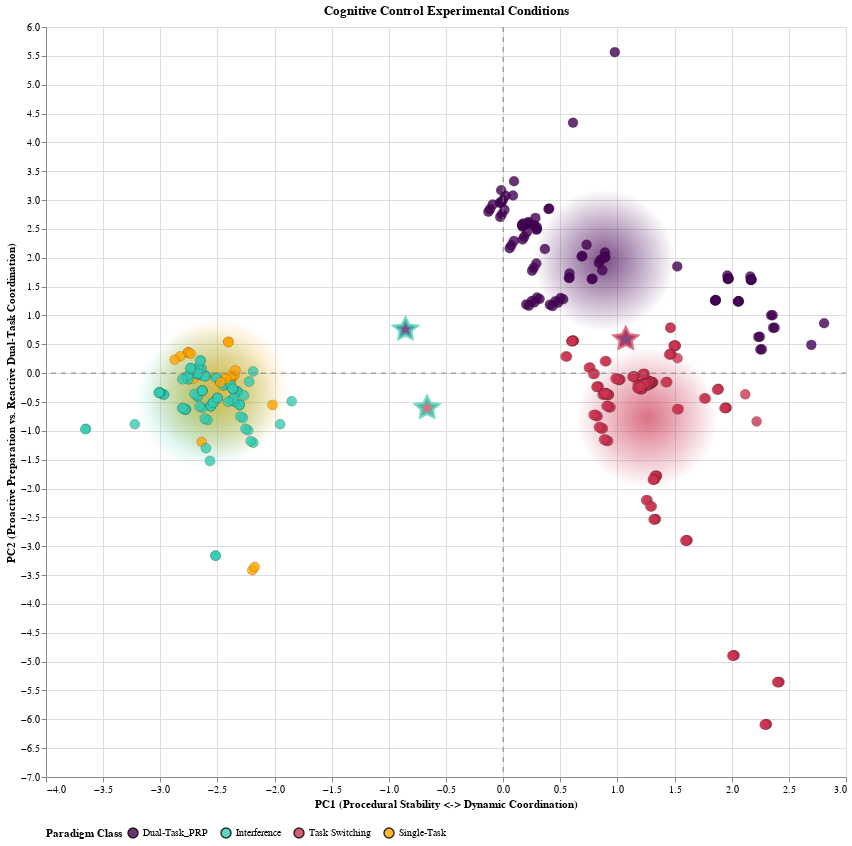

Notebook code for this chart:
### Markdown cell above
### Plot Experimental Conditions

### Code cell
# --- 5. Define Tooltip Columns ---
tooltip_cols = [
    alt.Tooltip('Experiment:N', title='Experiment'),
    alt.Tooltip('Paradigm:N', title='Paradigm Class'),
    alt.Tooltip('Task 2 Response Probability:Q', title='T2 Response Probability', format='.2f'),
    alt.Tooltip('Inter-task SOA:N', title='Inter-task SOA'),
    alt.Tooltip('Distractor SOA:N', title='Distractor SOA'),
    alt.Tooltip('Task 1 CSI:Q', title='T1 CSI', format='.0f'),
    alt.Tooltip('Task 2 CSI:Q', title='T2 CSI', format='.0f'),
    alt.Tooltip('RSI:Q', title='RSI', format='.0f'),
    alt.Tooltip('RSI is Predictable:N', title='RSI Predictable'),
    alt.Tooltip('Switch Rate:Q', title='Switch Rate (%)', format='.1f'),
    alt.Tooltip('Trial Transition Type:N', title='Transition Type'),
    alt.Tooltip('Stimulus Bivalence & Congruency:N', title='Stimulus Bivalence & Congruency'),
    alt.Tooltip('Response Set Overlap:N', title='Response Set Overlap'),
    alt.Tooltip('Task 1 Stimulus-Response Mapping:N', title='T1 Stimulus-Response Mapping'),
    alt.Tooltip('Task 2 Stimulus-Response Mapping:N', title='T2 Stimulus-Response Mapping'),
    alt.Tooltip('Task 1 Difficulty:Q', title='T1 Difficulty', format='.1f'),
    alt.Tooltip('Task 2 Difficulty:Q', title='T2 Difficulty', format='.1f'),
    alt.Tooltip('Task 2 CSI is NA:N', title='T2 CSI is N/A'),
    alt.Tooltip('Task 2 Difficulty is NA:N', title='T2 Difficulty is N/A'),
    alt.Tooltip('Inter-task SOA is NA:N', title='Inter-task SOA is N/A'),
    alt.Tooltip('Distractor SOA is NA:N', title='Distractor SOA is N/A')
]
# --- 1. Combine data and calculate centroids ---
plot_df = pd.concat([
    df_processed.reset_index(drop=True),
    pca_df.reset_index(drop=True)
], axis=1)
plot_df['Point Type'] = 'Empirical Data'

centroids_df = au.find_centroids(plot_df[[c for c in plot_df.columns if c.startswith("PC")] + ["Paradigm"]], paradigm_col='Paradigm')
centroids_df = pd.DataFrame.from_dict(centroids_df, orient='index').reset_index()
centroids_df = centroids_df.rename(columns={'index': 'Paradigm'})
centroids_df['Point Type'] = 'Centroid'

# --- 2. Generate interpolated points using the new utility function ---
interpolation_pairs = [
    ('Dual-Task_PRP', 'Task Switching'),
    ('Dual-Task_PRP', 'Interference'),
    ('Task Switching', 'Interference')
]

model_artifacts_pca = {'type': 'pca', 'pipeline': pipeline}

interpolated_df = au.generate_interpolated_points(
    latent_space_df=plot_df,
    model_artifacts=model_artifacts_pca,
    interpolation_pairs=interpolation_pairs
)

# --- 3. Combine all dataframes for plotting ---
final_plot_df = pd.concat([plot_df, centroids_df, interpolated_df], ignore_index=True)
final_plot_df['Parent1'] = final_plot_df['Parent1'].fillna('N/A')
final_plot_df['Parent2'] = final_plot_df['Parent2'].fillna('N/A')
final_plot_df = plot.add_na_mask_from_flag(final_plot_df)

# Now, call the plotting function from plot.py
# (Assuming you have also moved the plotting logic there)
pca_chart = plot.create_latent_space_plot(final_plot_df, "PC1", "PC2", "PC1 (Procedural Stability <-> Dynamic Coordination)",
                                          "PC2 (Proactive Preparation vs. Reactive Dual-Task Coordination)",
                                          "Cognitive Control Experimental Conditions", tooltip_cols,
                                          has_interpolation=True, output_filename="pca_plot.pdf")
pca_chart

### Figure 1 — Vega-Lite specification as saved in the notebook (floating-point values rounded to 4 significant figures; data arrays with more than 128 entries replaced by an {"elided": "..."} marker saying what was removed)
{"config": {"view": {"continuousWidth": 300, "continuousHeight": 300}}, "layer": [{"data": {"name": "data-b9bc3c17949b56650d0ade541ff4cc27"}, "mark": {"type": "circle", "size": 20000}, "encoding": {"color": {"value": {"gradient": "radial", "stops": [{"color": "#440154", "offset": 0}, {"color": "rgba(68, 1, 84, 0)", "offset": 1}]}}, "x": {"field": "PC1", "type": "quantitative"}, "y": {"field": "PC2", "type": "quantitative"}}, "name": "view_1", "transform": [{"filter": "((datum.Paradigm === 'Dual-Task_PRP') && (datum['Point Type'] === 'Centroid'))"}]}, {"data": {"name": "data-b9bc3c17949b56650d0ade541ff4cc27"}, "mark": {"type": "circle", "size": 20000}, "encoding": {"color": {"value": {"gradient": "radial", "stops": [{"color": "#34CBAF", "offset": 0}, {"color": "rgba(52, 203, 175, 0)", "offset": 1}]}}, "x": {"field": "PC1", "type": "quantitative"}, "y": {"field": "PC2", "type": "quantitative"}}, "transform": [{"filter": "((datum.Paradigm === 'Interference') && (datum['Point Type'] === 'Centroid'))"}]}, {"data": {"name": "data-b9bc3c17949b56650d0ade541ff4cc27"}, "mark": {"type": "circle", "size": 20000}, "encoding": {"color": {"value": {"gradient": "radial", "stops": [{"color": "#CB3450", "offset": 0}, {"color": "rgba(203, 52, 80, 0)", "offset": 1}]}}, "x": {"field": "PC1", "type": "quantitative"}, "y": {"field": "PC2", "type": "quantitative"}}, "transform": [{"filter": "((datum.Paradigm === 'Task Switching') && (datum['Point Type'] === 'Centroid'))"}]}, {"data": {"name": "data-b9bc3c17949b56650d0ade541ff4cc27"}, "mark": {"type": "circle", "size": 20000}, "encoding": {"color": {"value": {"gradient": "radial", "stops": [{"color": "#FFA500", "offset": 0}, {"color": "rgba(255, 165, 0, 0)", "offset": 1}]}}, "x": {"field": "PC1", "type": "quantitative"}, "y": {"field": "PC2", "type": "quantitative"}}, "transform": [{"filter": "((datum.Paradigm === 'Single-Task') && (datum['Point Type'] === 'Centroid'))"}]}, {"data": {"name": "data-b9bc3c17949b56650d0ade541ff4cc27"}, "mark": {"type": "circle", "opacity": 0.8, "size": 100, "stroke": "black", "strokeWidth": 0.2}, "encoding": {"color": {"field": "Paradigm", "legend": {"direction": "horizontal", "orient": "bottom", "titleAnchor": "middle", "titleOrient": "left"}, "scale": {"domain": ["Dual-Task_PRP", "Interference", "Task Switching", "Single-Task"], "range": ["#440154", "#34CBAF", "#CB3450", "#FFA500"]}, "title": "Paradigm Class", "type": "nominal"}, "tooltip": [{"field": "Experiment", "title": "Experiment", "type": "nominal"}, {"field": "Paradigm", "title": "Paradigm Class", "type": "nominal"}, {"field": "Task 2 Response Probability", "format": ".2f", "title": "T2 Response Probability", "type": "quantitative"}, {"field": "Inter-task SOA", "title": "Inter-task SOA", "type": "nominal"}, {"field": "Distractor SOA", "title": "Distractor SOA", "type": "nominal"}, {"field": "Task 1 CSI", "format": ".0f", "title": "T1 CSI", "type": "quantitative"}, {"field": "Task 2 CSI", "format": ".0f", "title": "T2 CSI", "type": "quantitative"}, {"field": "RSI", "format": ".0f", "title": "RSI", "type": "quantitative"}, {"field": "RSI is Predictable", "title": "RSI Predictable", "type": "nominal"}, {"field": "Switch Rate", "format": ".1f", "title": "Switch Rate (%)", "type": "quantitative"}, {"field": "Trial Transition Type", "title": "Transition Type", "type": "nominal"}, {"field": "Stimulus Bivalence & Congruency", "title": "Stimulus Bivalence & Congruency", "type": "nominal"}, {"field": "Response Set Overlap", "title": "Response Set Overlap", "type": "nominal"}, {"field": "Task 1 Stimulus-Response Mapping", "title": "T1 Stimulus-Response Mapping", "type": "nominal"}, {"field": "Task 2 Stimulus-Response Mapping", "title": "T2 Stimulus-Response Mapping", "type": "nominal"}, {"field": "Task 1 Difficulty", "format": ".1f", "title": "T1 Difficulty", "type": "quantitative"}, {"field": "Task 2 Difficulty", "format": ".1f", "title": "T2 Difficulty", "type": "quantitative"}, {"field": "Task 2 CSI is NA", "title": "T2 CSI is N/A", "type": "nominal"}, {"field": "Task 2 Difficulty is NA", "title": "T2 Difficulty is N/A", "type": "nominal"}, {"field": "Inter-task SOA is NA", "title": "Inter-task SOA is N/A", "type": "nominal"}, {"field": "Distractor SOA is NA", "title": "Distractor SOA is N/A", "type": "nominal"}], "x": {"field": "PC1", "title": "PC1 (Procedural Stability <-> Dynamic Coordination)", "type": "quantitative"}, "y": {"field": "PC2", "title": "PC2 (Proactive Preparation vs. Reactive Dual-Task Coordination)", "type": "quantitative"}}, "transform": [{"filter": "(datum['Point Type'] === 'Empirical Data')"}]}, {"data": {"name": "data-b9bc3c17949b56650d0ade541ff4cc27"}, "mark": {"type": "point", "filled": true, "shape": "M0,.5L.6,.8L.5,.1L1,-.3L.3,-.4L0,-1L-.3,-.4L-1,-.3L-.5,.1L-.6,.8L0,.5Z", "size": 400, "strokeWidth": 4}, "encoding": {"color": {"field": "Parent1", "legend": null, "scale": {"domain": ["Dual-Task_PRP", "Interference", "Task Switching", "Single-Task"], "range": ["#440154", "#34CBAF", "#CB3450", "#FFA500"]}, "title": "Paradigm Class", "type": "nominal"}, "stroke": {"field": "Parent2", "legend": null, "scale": {"domain": ["Dual-Task_PRP", "Interference", "Task Switching", "Single-Task"], "range": ["#440154", "#34CBAF", "#CB3450", "#FFA500"]}, "title": "Paradigm Class", "type": "nominal"}, "tooltip": [{"field": "Experiment", "title": "Experiment", "type": "nominal"}, {"field": "Paradigm", "title": "Paradigm Class", "type": "nominal"}, {"field": "Task 2 Response Probability", "format": ".2f", "title": "T2 Response Probability", "type": "quantitative"}, {"field": "Inter-task SOA", "title": "Inter-task SOA", "type": "nominal"}, {"field": "Distractor SOA", "title": "Distractor SOA", "type": "nominal"}, {"field": "Task 1 CSI", "format": ".0f", "title": "T1 CSI", "type": "quantitative"}, {"field": "Task 2 CSI", "format": ".0f", "title": "T2 CSI", "type": "quantitative"}, {"field": "RSI", "format": ".0f", "title": "RSI", "type": "quantitative"}, {"field": "RSI is Predictable", "title": "RSI Predictable", "type": "nominal"}, {"field": "Switch Rate", "format": ".1f", "title": "Switch Rate (%)", "type": "quantitative"}, {"field": "Trial Transition Type", "title": "Transition Type", "type": "nominal"}, {"field": "Stimulus Bivalence & Congruency", "title": "Stimulus Bivalence & Congruency", "type": "nominal"}, {"field": "Response Set Overlap", "title": "Response Set Overlap", "type": "nominal"}, {"field": "Task 1 Stimulus-Response Mapping", "title": "T1 Stimulus-Response Mapping", "type": "nominal"}, {"field": "Task 2 Stimulus-Response Mapping", "title": "T2 Stimulus-Response Mapping", "type": "nominal"}, {"field": "Task 1 Difficulty", "format": ".1f", "title": "T1 Difficulty", "type": "quantitative"}, {"field": "Task 2 Difficulty", "format": ".1f", "title": "T2 Difficulty", "type": "quantitative"}, {"field": "Task 2 CSI is NA", "title": "T2 CSI is N/A", "type": "nominal"}, {"field": "Task 2 Difficulty is NA", "title": "T2 Difficulty is N/A", "type": "nominal"}, {"field": "Inter-task SOA is NA", "title": "Inter-task SOA is N/A", "type": "nominal"}, {"field": "Distractor SOA is NA", "title": "Distractor SOA is N/A", "type": "nominal"}], "x": {"field": "PC1", "type": "quantitative"}, "y": {"field": "PC2", "type": "quantitative"}}, "transform": [{"filter": "(datum['Point Type'] === 'Interpolated')"}]}, {"data": {"name": "data-a0a55d106695e8d630baff0f16eee66d"}, "mark": {"type": "rule", "color": "grey", "strokeDash": [5, 5]}, "encoding": {"y": {"field": "y", "type": "quantitative"}}}, {"data": {"name": "data-d285a7403ed98ae579761d64a864032b"}, "mark": {"type": "rule", "color": "grey", "strokeDash": [5, 5]}, "encoding": {"x": {"field": "x", "type": "quantitative"}}}], "height": 750, "params": [{"name": "param_1", "select": {"type": "interval", "encodings": ["x", "y"]}, "bind": "scales", "views": ["view_1"]}], "resolve": {"legend": {"color": "shared"}, "scale": {"color": "independent", "stroke": "independent"}}, "title": "Cognitive Control Experimental Conditions", "width": 800, "$schema": "https://vega.github.io/schema/vega-lite/v5.20.1.json", "datasets": {"data-b9bc3c17949b56650d0ade541ff4cc27": {"elided": "400 records"}, "data-a0a55d106695e8d630baff0f16eee66d": [{"y": 0}], "data-d285a7403ed98ae579761d64a864032b": [{"x": 0}]}}
